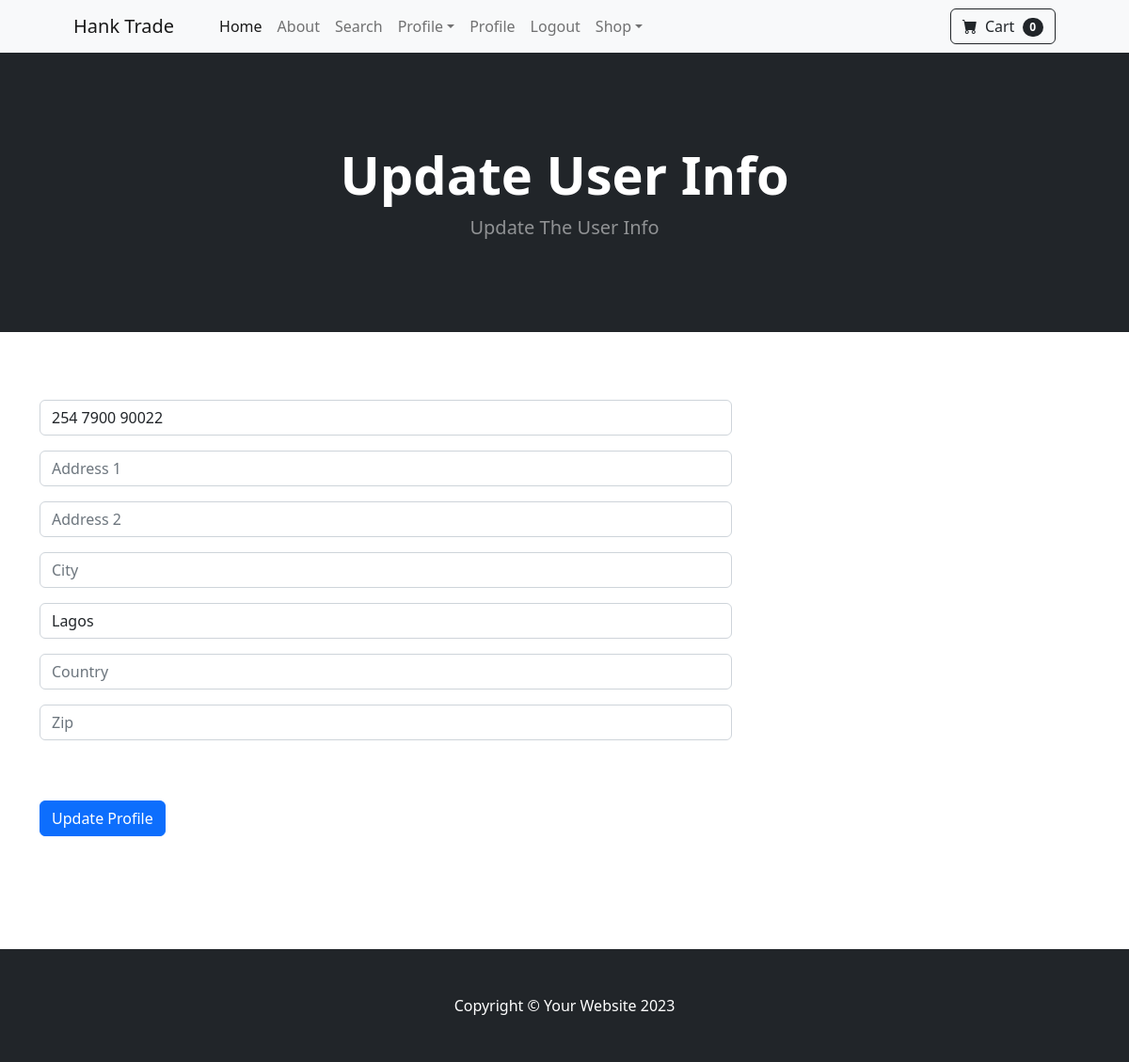
The app's page /update_info/ (signed in), older data.
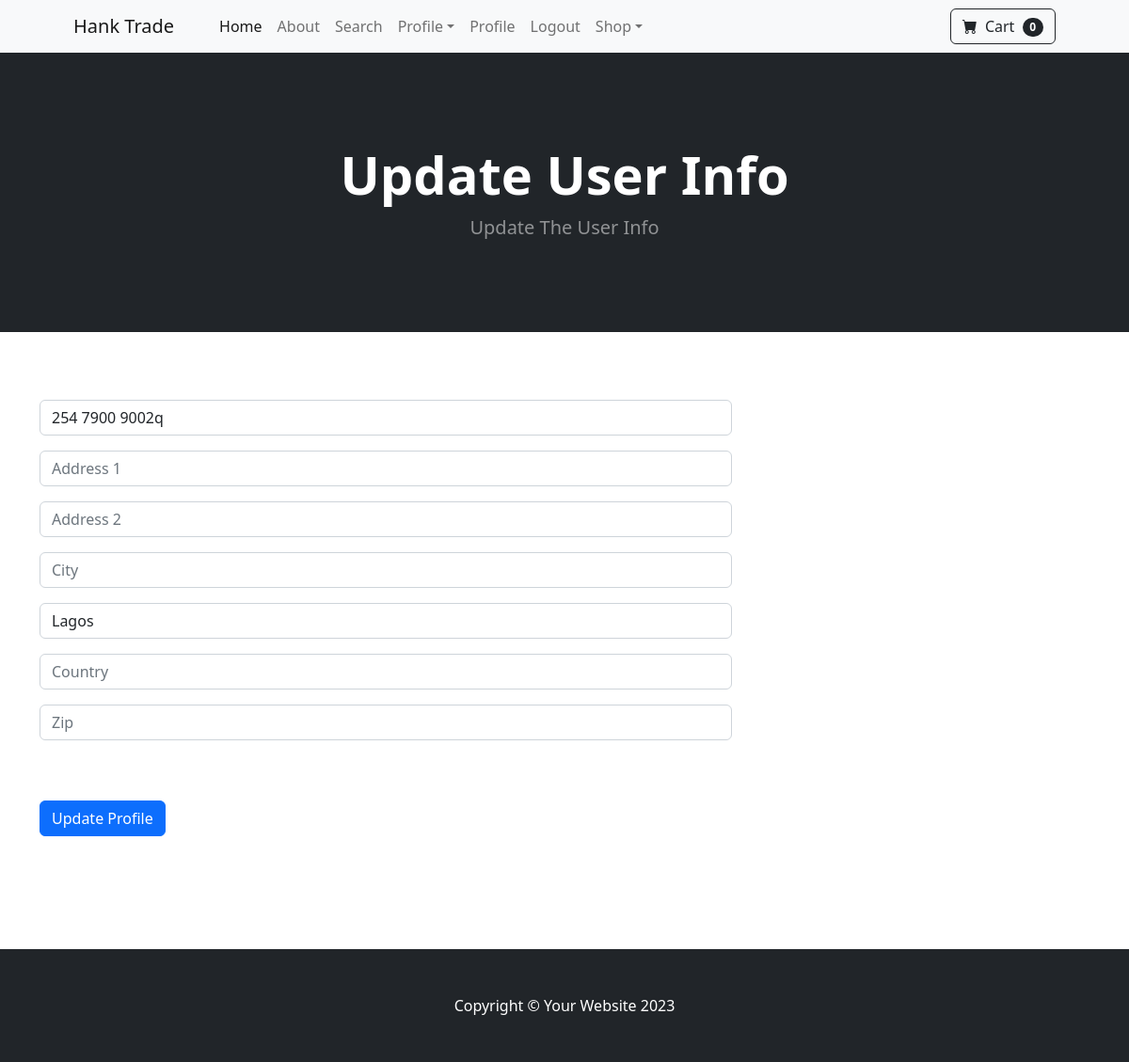
The same page, newer data.
### store/models.py (models this page shows, shortened)
class Profile(models.Model):
    user = models.OneToOneField(User, on_delete= models.CASCADE)
    date_modified = models.DateTimeField(User, auto_now=True)
    phone = models.CharField(max_length = 20, blank = True)
    address1 = models.TextField(max_length = 255, blank = True)
    address2 = models.TextField(max_length = 255, blank = True)
    city = models.CharField(max_length = 255, blank = True)
    state = models.CharField(max_length = 255, blank = True)
    country = models.CharField(max_length = 255, blank = True)
    zip = models.CharField(max_length = 255, blank = True)

### store/views.py (the view)
# urls.py: path('update_info/', views.update_info, name='update_info'),
def update_info(request):
    if request.user.is_authenticated:
        current_user = Profile.objects.get(user__id=request.user.id)
        form = UserInfoForm(request.POST or None, instance=current_user)
        if form.is_valid():
            form.save()
            messages.success(request, "Your Info updated Successfully")
            return redirect('home')
        return render(request, "update_info.html", {'form': form})
    else:
        messages.success(request, "You Must Be Logged In To Update User Details")
        return redirect('home')

### store/forms.py
class UserInfoForm(forms.ModelForm):
	phone = forms.CharField(label="", widget=forms.TextInput(attrs={'class':'form-control', 'placeholder':'Phone'}), required=False)
	address1 = forms.CharField(label="", widget=forms.TextInput(attrs={'class':'form-control', 'placeholder':'Address 1'}), required=False)
	address2 = forms.CharField(label="", widget=forms.TextInput(attrs={'class':'form-control', 'placeholder':'Address 2'}), required=False)
	city = forms.CharField(label="", widget=forms.TextInput(attrs={'class':'form-control', 'placeholder':'City'}), required=False)
	state = forms.CharField(label="", widget=forms.TextInput(attrs={'class':'form-control', 'placeholder':'State'}), required=False)
	country = forms.CharField(label="", widget=forms.TextInput(attrs={'class':'form-control', 'placeholder':'Country'}), required=False)
	zip = forms.CharField(label="", widget=forms.TextInput(attrs={'class':'form-control', 'placeholder':'Zip'}), required=False)
	class Meta:
		model = Profile
		fields = ['phone', 'address1', 'address2', 'city', 'state', 'country', 'zip']

### cart/cart.py (called while the page is built)
    def __len__(self):
        return len(self.cart)

### cart/context_processors.py (called while the page is built)
def cart(request):
    return {'cart': Cart(request)} #return the default data from the cart

### store/templates/update_info.html (shortened to what this page needs)
{% extends "base.html" %}
{% block content %}
<header class="bg-dark py-5">
    <div class="container px-4 px-lg-5 my-5">
        <div class="text-center text-white">
            <h1 class="display-4 fw-bolder">Update User Info</h1>
            <p class="lead fw-normal text-white-50 mb-0">Update The User Info</p>
        </div>
    </div>
</header>
<br>
    <br>
    <br>
<div class="container ">
    <div class="row">
        <div class="col-lg-8">
            <form method="POST" action= {% url 'update_info' %}>
                {{ form.as_p }}
                <br> <br>
                <button type="submit" class="btn btn-primary">Update Profile</button>
<br> <br>
        </div>
    </div>
    </div>
    <br>
    <br>
    <br>
{% endblock %}

### store/templates/base.html (shortened to what this page needs)
{% load static %}
<!DOCTYPE html>
<html lang="en">
    <head>
        <link href="https://cdn.jsdelivr.net/npm/bootstrap-icons@1.5.0/font/bootstrap-icons.css" rel="stylesheet" />
        <link href="{% static 'css/styles.css' %}" rel="stylesheet" />
    </head>
    <body>
        {% include 'navbar.html' %}
        {% block content %}
        {% endblock %}
        <footer class="py-5 bg-dark">
            <div class="container"><p class="m-0 text-center text-white">Copyright &copy; Your Website 2023</p></div>
        </footer>
    </body>
</html>

### store/templates/navbar.html (shortened to what this page needs)
  <nav class="navbar navbar-expand-lg navbar-light bg-light">
    <div class="container px-4 px-lg-5">
        <a class="navbar-brand" href="{% url 'home' %}">Hank Trade</a>
        <div class="collapse navbar-collapse" id="navbarSupportedContent">
            <ul class="navbar-nav me-auto mb-2 mb-lg-0 ms-lg-4">
                <li class="nav-item"><a class="nav-link active" aria-current="page" href=" {% url 'home' %}">Home</a></li>
                <li class="nav-item"><a class="nav-link" href=" {% url 'about' %}">About</a></li>
                <li class="nav-item"><a class="nav-link" href=" {% url 'search' %}">Search</a></li>
                {% if user.is_authenticated %}
                <li class="nav-item dropdown">
                    <a class="nav-link dropdown-toggle" id="navbarDropdown" href="#" role="button" data-bs-toggle="dropdown" aria-expanded="false">Profile</a>
                </li>
                <li class="nav-item"><a class="nav-link" href=" {% url 'update_user' %}">Profile</a></li>
                <li class="nav-item"><a class="nav-link" href=" {% url 'logout' %}">Logout</a></li>
                {% else %}
                <li class="nav-item"><a class="nav-link" href=" {% url 'login' %}">Login</a></li>
                <li class="nav-item"><a class="nav-link" href=" {% url 'register' %}">Register</a></li>
                {% endif %}
                <li class="nav-item dropdown">
                    <a class="nav-link dropdown-toggle" id="navbarDropdown" href="#" role="button" data-bs-toggle="dropdown" aria-expanded="false">Shop</a>
                </li>
            </ul>
            <form class="d-flex">
                <a href="{% url 'cart_summary' %}" class="btn btn-outline-dark"><i class="bi-cart-fill me-1"></i>
                                            Cart
                <span class="badge bg-dark text-white ms-1 rounded-pill" id="cart_quantity">{{ cart|length }}
                </span></a>
             </form>
        </div>
    </div>
</nav>

Row changes from the older to the newer data that the page shows:
changed Profile "Lagos": phone "254 7900 90022" → "254 7900 9002q"
